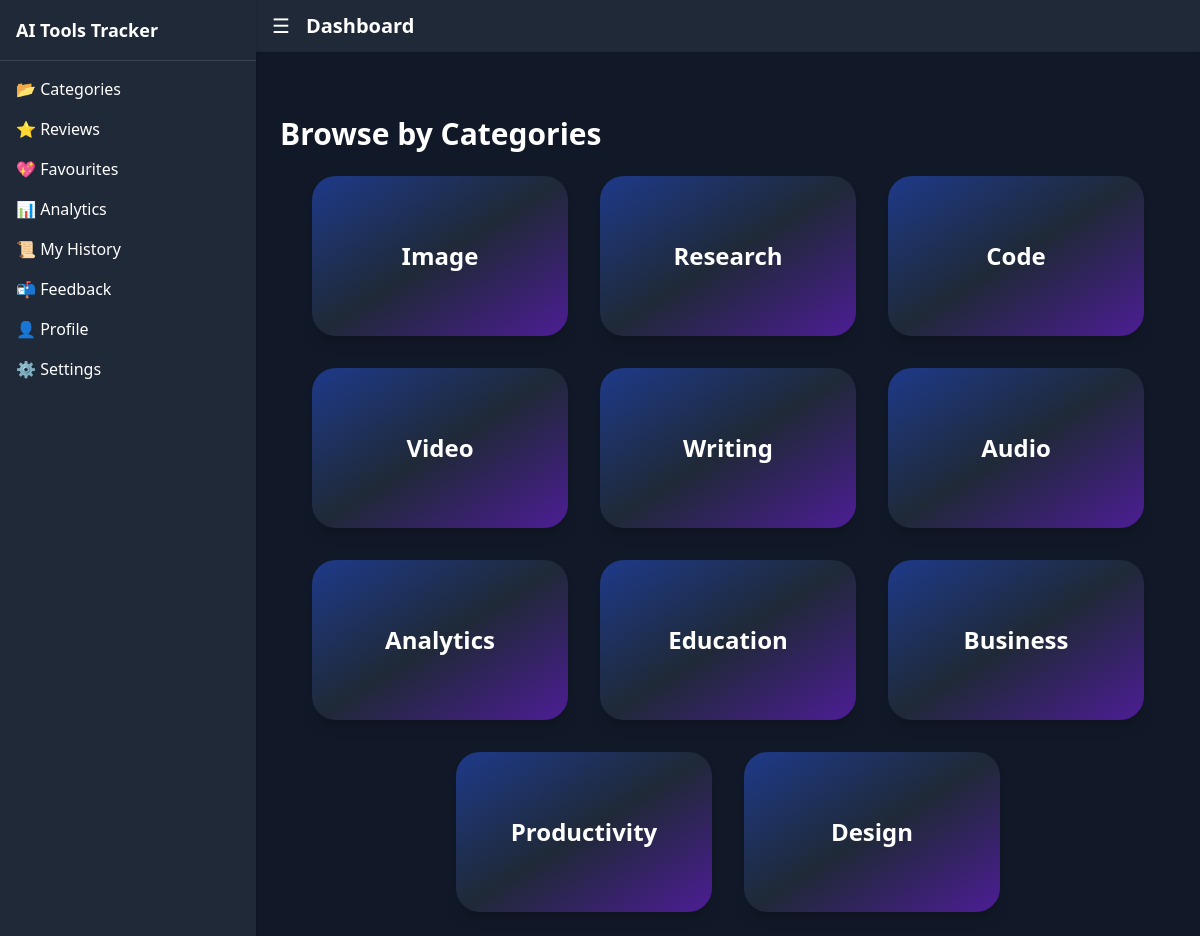
Screenshot of /dashboard/categories/ (signed in) with the database file from the repository.
### tools/models.py (models this page shows, shortened)
class Category(models.Model):
    name = models.CharField(max_length=100)
    class Meta:
        verbose_name = "Category"
        verbose_name_plural = "Category"

### dashboard/views.py (the view)
# urls.py: path('categories/', views.categories_view, name='categories'),
def categories_view(request):
    categories = Category.objects.all()
    return render(request, 'dashboard/categories_bubbles.html', {'categories': categories})

### users/context_processors.py (called while the page is built)
def user_theme_language(request):
    theme = 'light'
    language = 'en'
    if request.user.is_authenticated:
        settings = getattr(request.user, 'usersettings', None)
        if settings:
            theme = settings.theme
            language = settings.language
    translations = get_translation_context(language)
    return {
        'user_theme': theme,
        'user_language': language,
        'translations': translations,
    }

### users/translations.py (called while the page is built)
def get_translation_context(language='en'):
    if language not in TRANSLATIONS:
        return {}
    return {key: value for key, value in TRANSLATIONS[language].items()}

### dashboard/templates/dashboard/categories_bubbles.html
{% extends "dashboard/base.html" %}
{% block content %}
<div class="max-w-6xl mx-auto mt-10">
  <h2 class="text-3xl font-bold mb-6">Browse by Categories</h2>
  <div class="flex flex-wrap gap-8 justify-center">
    {% for category in categories %}
      <a href="{% url 'tools:by_category' category.id %}"
         class="flex items-center justify-center w-64 h-40 rounded-3xl shadow-lg transition-all text-center text-2xl font-semibold bg-gradient-to-br
         {% if user_theme == 'dark' %}from-blue-900 via-gray-800 to-purple-900 text-white hover:from-blue-800 hover:to-purple-800{% else %}from-blue-400 via-purple-300 to-purple-500 text-white hover:from-blue-500 hover:to-purple-600{% endif %}">
        {{ category.name }}
      </a>
    {% endfor %}
  </div>
</div>
{% endblock %}

### rows the page displays
Category: name "Image"
Category: name "Research"
Category: name "Code"
Category: name "Video"
Category: name "Writing"
Category: name "Audio"
Category: name "Analytics"
Category: name "Education"
Category: name "Business"
Category: name "Productivity"
Category: name "Design"
